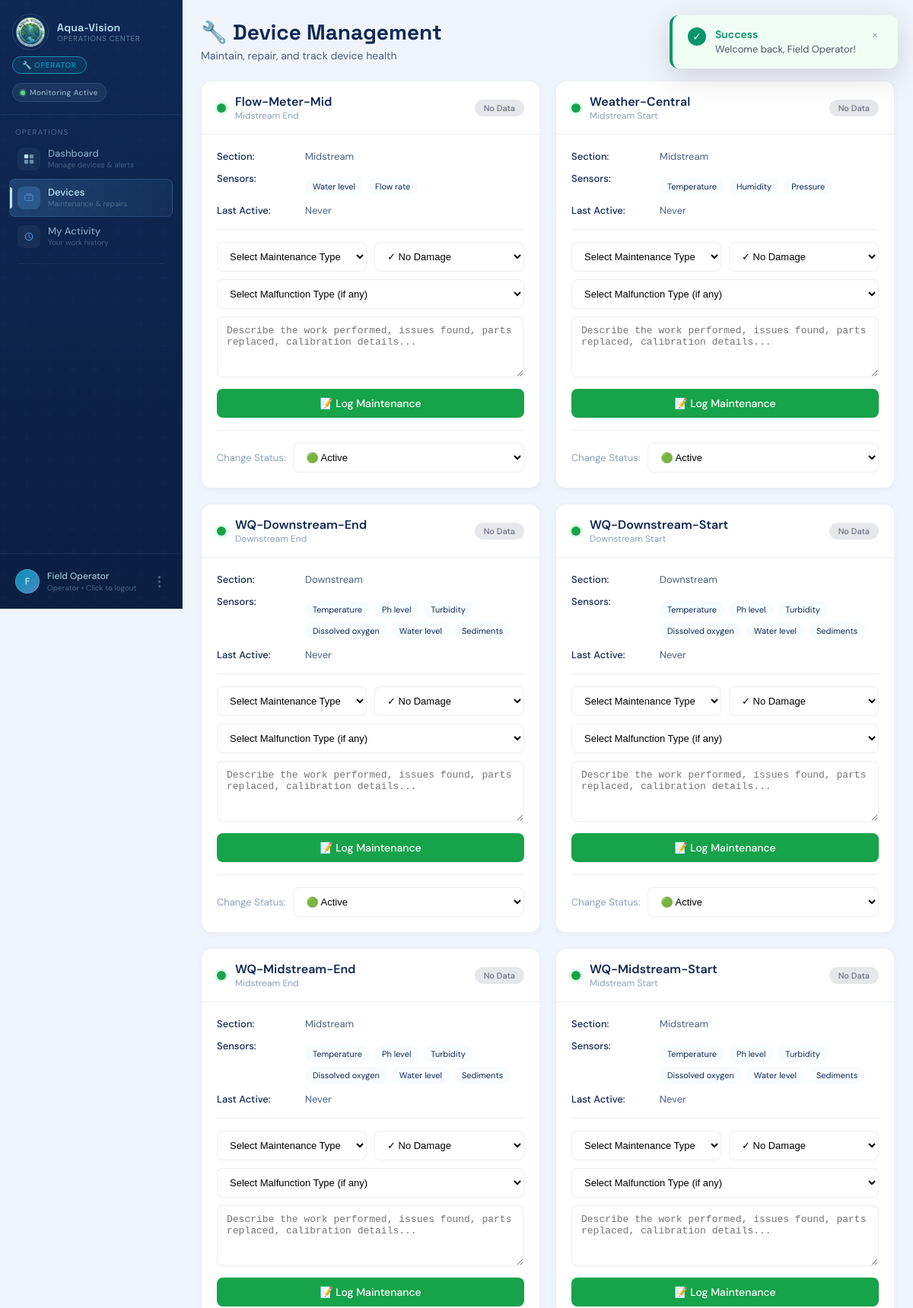
The page /apps/operator/devices.php (signed in, upper part) on the database its author committed.
### tables this page shows
CREATE TABLE IF NOT EXISTS devices (
    device_id INT AUTO_INCREMENT PRIMARY KEY,
    device_name VARCHAR(100) NOT NULL,
    device_type VARCHAR(50) NOT NULL,
    location_id INT NULL,
    status ENUM('active', 'inactive', 'maintenance', 'offline', 'unassigned') DEFAULT 'active',
    device_condition ENUM('normal', 'displaced', 'damaged', 'malfunctioning') DEFAULT 'normal',
    description TEXT,
    installation_date DATE,
    last_active TIMESTAMP NULL,
    created_at TIMESTAMP DEFAULT CURRENT_TIMESTAMP,
    updated_at TIMESTAMP DEFAULT CURRENT_TIMESTAMP ON UPDATE CURRENT_TIMESTAMP,
    FOREIGN KEY (location_id) REFERENCES locations(location_id) ON DELETE CASCADE
);

CREATE TABLE IF NOT EXISTS locations (
    location_id INT AUTO_INCREMENT PRIMARY KEY,
    location_name VARCHAR(100) NOT NULL,
    river_section ENUM('upstream', 'midstream', 'downstream') NOT NULL,
    location_type ENUM('start', 'end') NOT NULL DEFAULT 'start',
    latitude DECIMAL(10, 8) NOT NULL,
    longitude DECIMAL(11, 8) NOT NULL,
    description TEXT,
    created_at TIMESTAMP DEFAULT CURRENT_TIMESTAMP
);

CREATE TABLE IF NOT EXISTS sensors (
    sensor_id INT AUTO_INCREMENT PRIMARY KEY,
    device_id INT NOT NULL,
    sensor_type ENUM('temperature', 'ph_level', 'turbidity', 'dissolved_oxygen', 'water_level', 'sediments', 'conductivity', 'humidity', 'pressure', 'flow_rate') NOT NULL,
    unit VARCHAR(20) NOT NULL,
    min_threshold DECIMAL(10, 4) NOT NULL,
    max_threshold DECIMAL(10, 4) NOT NULL,
    calibration_date DATE NULL,
    created_at TIMESTAMP DEFAULT CURRENT_TIMESTAMP,
    FOREIGN KEY (device_id) REFERENCES devices(device_id) ON DELETE CASCADE,
    UNIQUE KEY unique_device_sensor (device_id, sensor_type)
);

### apps/operator/devices.php (the view, shortened to what this page needs)
<?php
require_once '../../database/config.php';
function getAllDevices($conn) {
    $sql = "SELECT d.device_id, d.device_name, d.status, d.last_active, d.created_at,
                   l.location_name, l.river_section, l.latitude, l.longitude,
                   COUNT(DISTINCT s.sensor_id) as sensor_count,
                   COUNT(DISTINCT CASE WHEN a.status = 'active' THEN a.alert_id END) as alert_count
            FROM devices d
            LEFT JOIN locations l ON l.location_id = d.location_id
            LEFT JOIN sensors s ON s.device_id = d.device_id
            LEFT JOIN alerts a ON a.sensor_id = s.sensor_id
            GROUP BY d.device_id
            ORDER BY d.device_name";
    return $conn->query($sql)->fetch_all(MYSQLI_ASSOC);
}
function getDeviceSensors($conn, $deviceId) {
    $sql = "SELECT s.sensor_id, s.sensor_type, s.unit, s.min_threshold, s.max_threshold
            FROM sensors s
            WHERE s.device_id = ?";
    $stmt = $conn->prepare($sql);
    $stmt->bind_param("i", $deviceId);
    $stmt->execute();
    return $stmt->get_result()->fetch_all(MYSQLI_ASSOC);
}
function getDeviceHealthStatus($conn, $deviceId) {
    $stmt = $conn->prepare("SELECT COUNT(*) as cnt FROM sensor_readings sr
                           JOIN sensors s ON s.sensor_id = sr.sensor_id
                           WHERE s.device_id = ? AND sr.recorded_at >= DATE_SUB(NOW(), INTERVAL 24 HOUR)");
    $stmt->bind_param("i", $deviceId);
    $stmt->execute();
    $result = $stmt->get_result();
    $readings24h = $result->fetch_assoc()['cnt'] ?? 0;
    $stmt = $conn->prepare("SELECT COUNT(*) as cnt FROM alerts a
                           JOIN sensors s ON s.sensor_id = a.sensor_id
                           WHERE s.device_id = ? AND a.status = 'active'");
    $stmt->bind_param("i", $deviceId);
    $stmt->execute();
    $result = $stmt->get_result();
    $activeAlerts = $result->fetch_assoc()['cnt'] ?? 0;
    try {
        $stmt = $conn->prepare("SELECT performed_at, damage_level FROM maintenance_logs
                               WHERE device_id = ? ORDER BY performed_at DESC LIMIT 1");
        if ($stmt) {
            $stmt->bind_param("i", $deviceId);
            $stmt->execute();
            $result = $stmt->get_result();
        }
    } catch (Exception $e) {
    }
    if ($readings24h == 0) return ['status' => 'offline', 'label' => 'No Data'];
    return ['status' => 'healthy', 'label' => 'Healthy'];
}
$devices = getAllDevices($conn);
?>
<!DOCTYPE html>
<html lang="en">
<head>
</head>
<body>
    <?php include __DIR__ . '/operator_nav.php'; ?>
    <?php include __DIR__ . '/../../assets/toast.php'; ?>
    <div class="main-content">
        <div class="page-header">
            <div>
                <h1 class="page-title">🔧 Device Management</h1>
                <p style="color: var(--text2); font-size: 14px; margin-top: 4px;">Maintain, repair, and track device health</p>
            </div>
        </div>
        <div class="device-grid">
            <?php foreach ($devices as $device):
                $health = getDeviceHealthStatus($conn, $device['device_id']);
                $sensors = getDeviceSensors($conn, $device['device_id']);
            ?>
                <div class="device-card">
                    <div class="device-card-header">
                        <div class="device-status-dot <?= $device['status'] ?>"></div>
                        <div class="device-card-title">
                            <div class="device-name"><?= htmlspecialchars($device['device_name']) ?></div>
                            <div class="device-location"><?= htmlspecialchars($device['location_name'] ?? 'Unknown Location') ?></div>
                        </div>
                        <span class="health-badge <?= $health['status'] ?>"><?= $health['label'] ?></span>
                    </div>
                    <div class="device-card-body">
                        <div class="info-row">
                            <span class="info-label">Section:</span>
                            <span><?= ucfirst($device['river_section'] ?? 'N/A') ?></span>
                        </div>
                        <div class="info-row">
                            <span class="info-label">Sensors:</span>
                            <div class="sensor-list">
                                <?php foreach ($sensors as $sensor): ?>
                                    <span class="sensor-tag"><?= ucfirst(str_replace('_', ' ', $sensor['sensor_type'])) ?></span>
                                <?php endforeach; ?>
                            </div>
                        </div>
                        <div class="info-row">
                            <span class="info-label">Last Active:</span>
                            <span><?= $device['last_active'] ? date('M d, H:i', strtotime($device['last_active'])) : 'Never' ?></span>
                        </div>
                        <form method="POST" class="maintenance-form">
                            <div class="form-row">
                                <select name="maintenance_type" class="form-select" required>
                                    <option value="">Select Maintenance Type</option>
                                </select>
                                <select name="damage_level" class="form-select">
                                    <option value="none">✓ No Damage</option>
                                </select>
                            </div>
                            <div style="margin-bottom: 10px;">
                                <select name="malfunction_type" class="form-select" style="width: 100%;">
                                    <option value="">Select Malfunction Type (if any)</option>
                                </select>
                            </div>
                            <textarea name="maintenance_notes" placeholder="Describe the work performed, issues found, parts replaced, calibration details..." class="form-textarea"></textarea>
                            <button type="submit" name="log_maintenance" class="btn btn-success" style="width: 100%; margin-top: 10px;">
                                📝 Log Maintenance
                            </button>
                        </form>
                        <form method="POST" class="status-form">
                            <span style="font-size: 13px; color: var(--text3);">Change Status:</span>
                            <select name="status" class="form-select" onchange="this.form.submit()" style="flex: 1;">
                                <option value="active" <?= $device['status'] === 'active' ? 'selected' : '' ?>>🟢 Active</option>
                            </select>
                        </form>
                    </div>
                </div>
            <?php endforeach; ?>
        </div>
    </div>
</body>
</html>

### apps/operator/devices.php (style rules this page uses)
*, *::before, *::after { box-sizing: border-box; margin: 0; padding: 0; }
:root { --c1: #0F2854; --c2: #1C4D8D; --c3: #4988C4; --c4: #BDE8F5; --bg: #f0f5fb; --surface: #fff; --border: rgba(15,40,84,.08); --text: #0F2854; --text2: #4a6080; --text3: #8aa0bc; --good: #16a34a; --good-bg: #dcfce7; --warn: #d97706; --warn-bg: #fef3c7; --crit: #dc2626; --crit-bg: #fee2e2; --operator: #0891b2; --operator-bg: #cffafe; --radius: 14px; --radius-sm: 8px; --sidebar-w: 240px; }
body { font-family: 'DM Sans', sans-serif; background: var(--bg); min-height: 100vh; margin-left: var(--sidebar-w); }
.main-content { padding: 24px; max-width: 1400px; }
.page-header { display: flex; justify-content: space-between; align-items: center; margin-bottom: 24px; }
.page-title { font-family: 'Space Grotesk', sans-serif; font-size: 28px; font-weight: 700; color: var(--c1); }
.device-grid { display: grid; grid-template-columns: repeat(auto-fill, minmax(400px, 1fr)); gap: 20px; }
.device-card { background: var(--surface); border-radius: var(--radius); border: 1px solid var(--border); overflow: hidden; box-shadow: 0 2px 8px rgba(15,40,84,0.04); }
.device-card-header { padding: 16px 20px; border-bottom: 1px solid var(--border); display: flex; align-items: center; gap: 12px; }
.device-status-dot { width: 12px; height: 12px; border-radius: 50%; }
.device-status-dot.active { background: var(--good); box-shadow: 0 0 0 3px var(--good-bg); }
.device-card-title { flex: 1; }
.device-name { font-size: 16px; font-weight: 600; color: var(--c1); }
.device-location { font-size: 12px; color: var(--text3); }
.health-badge { padding: 4px 12px; border-radius: 12px; font-size: 11px; font-weight: 500; }
.health-badge.offline { background: #e5e7eb; color: #6b7280; }
.device-card-body { padding: 20px; }
.info-row { display: flex; gap: 16px; margin-bottom: 12px; font-size: 13px; color: var(--text2); }
.info-label { font-weight: 500; color: var(--text); min-width: 100px; }
.maintenance-form { margin-top: 16px; padding-top: 16px; border-top: 1px solid var(--border); }
.form-row { display: grid; grid-template-columns: 1fr 1fr; gap: 10px; margin-bottom: 10px; }
.form-select, .form-input, .form-textarea { padding: 10px 12px; border: 1px solid var(--border); border-radius: var(--radius-sm); font-size: 13px; background: var(--surface); width: 100%; }
.form-textarea { min-height: 80px; resize: vertical; }
.btn { display: inline-flex; align-items: center; justify-content: center; gap: 6px; padding: 10px 18px; border-radius: var(--radius-sm); font-size: 13px; font-weight: 500; cursor: pointer; border: none; text-decoration: none; transition: all 0.2s; }
.btn-success { background: var(--good); color: white; }
.status-form { display: flex; align-items: center; gap: 10px; margin-top: 16px; padding-top: 16px; border-top: 1px solid var(--border); }
.sensor-list { display: flex; flex-wrap: wrap; gap: 6px; margin-top: 8px; }
.sensor-tag { padding: 4px 10px; background: var(--c4-soft); border-radius: 10px; font-size: 11px; color: var(--c1); }
@media (max-width: 1200px) { .device-grid { grid-template-columns: repeat(2, 1fr); } }

### apps/operator/operator_nav.php (style rules this page uses)
:root { --c1: #0F2854; --c2: #1C4D8D; --c3: #4988C4; --c4: #BDE8F5; --c4-soft: rgba(189,232,245,0.13); --c4-hover: rgba(189,232,245,0.20); --operator: #0891b2; --operator-bg: rgba(8, 145, 178, 0.13); --sidebar-w: 240px; --radius: 14px; --radius-sm: 8px; --transition: 0.22s cubic-bezier(0.4, 0, 0.2, 1); }
body { margin-left: var(--sidebar-w); }
.btn { padding: 10px 20px; border-radius: 8px; font-size: 14px; font-weight: 500; cursor: pointer; border: none; font-family: 'DM Sans', sans-serif; transition: all 0.2s; text-decoration: none; display: inline-flex; align-items: center; justify-content: center; }

### rows shown on the page
devices: device_name "Flow-Meter-Mid", location.location_name "Midstream End", label "No Data", location.river_section "Midstream", shows "Never", status "🟢 Active"
sensors: sensor_type "Water level"
sensors: sensor_type "Flow rate"
devices: device_name "Weather-Central", location.location_name "Midstream Start", label "No Data", location.river_section "Midstream", shows "Never", status "🟢 Active"
sensors: sensor_type "Temperature"
sensors: sensor_type "Humidity"
sensors: sensor_type "Pressure"
devices: device_name "WQ-Downstream-End", location.location_name "Downstream End", label "No Data", location.river_section "Downstream", shows "Never", status "🟢 Active"
sensors: sensor_type "Temperature"
sensors: sensor_type "Ph level"
sensors: sensor_type "Turbidity"
sensors: sensor_type "Dissolved oxygen"
sensors: sensor_type "Water level"
sensors: sensor_type "Sediments"
devices: device_name "WQ-Downstream-Start", location.location_name "Downstream Start", label "No Data", location.river_section "Downstream", shows "Never", status "🟢 Active"
sensors: sensor_type "Temperature"
sensors: sensor_type "Ph level"
sensors: sensor_type "Turbidity"
sensors: sensor_type "Dissolved oxygen"
sensors: sensor_type "Water level"
sensors: sensor_type "Sediments"
devices: device_name "WQ-Midstream-End", location.location_name "Midstream End", label "No Data", location.river_section "Midstream", shows "Never"
sensors: sensor_type "Temperature"
sensors: sensor_type "Ph level"
sensors: sensor_type "Turbidity"
sensors: sensor_type "Dissolved oxygen"
sensors: sensor_type "Water level"
sensors: sensor_type "Sediments"
devices: device_name "WQ-Midstream-Start", location.location_name "Midstream Start", label "No Data", location.river_section "Midstream", shows "Never"
sensors: sensor_type "Temperature"
sensors: sensor_type "Ph level"
sensors: sensor_type "Turbidity"
sensors: sensor_type "Dissolved oxygen"
sensors: sensor_type "Water level"
sensors: sensor_type "Sediments"

### other values the page prints
substr($_SESSION['user_name'] ?? 'O', 0, 1) "F"
$_SESSION['user_name'] "Field Operator"
$_SESSION['user_role'] "Operator"
